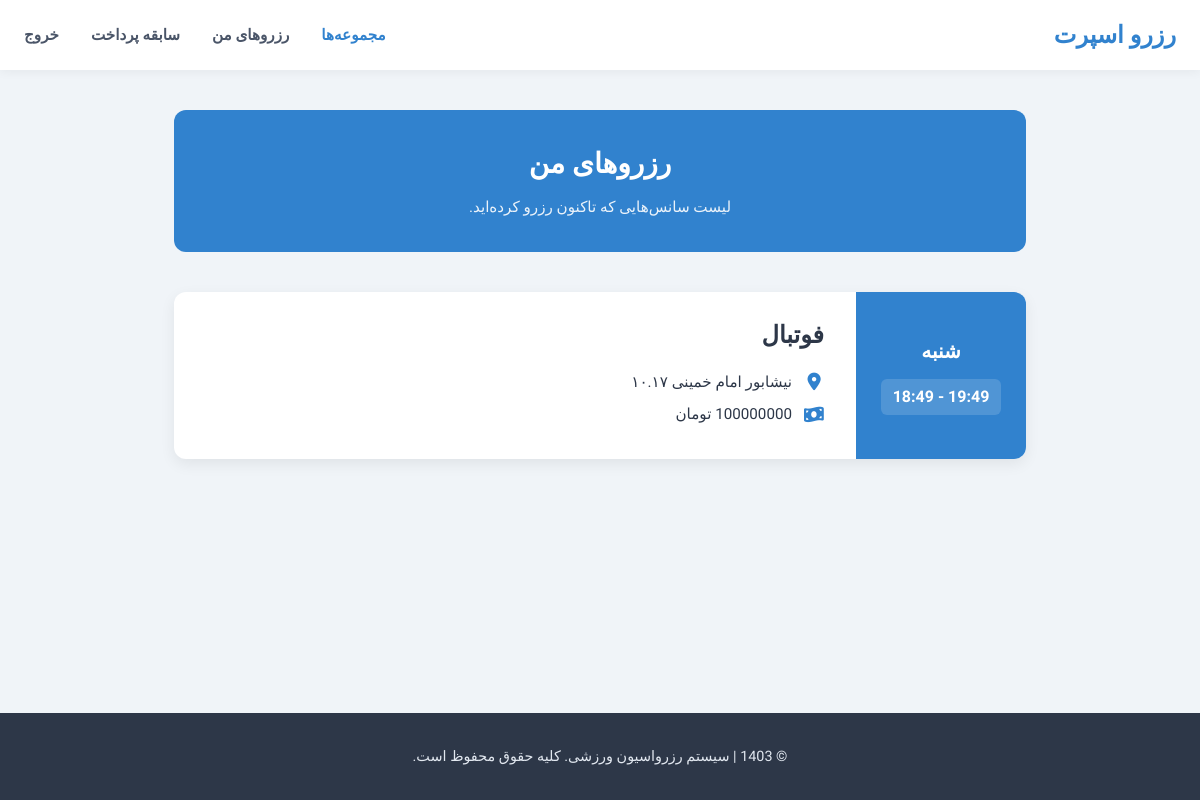
/history/ (signed in), run on an earlier commit of the app's database.
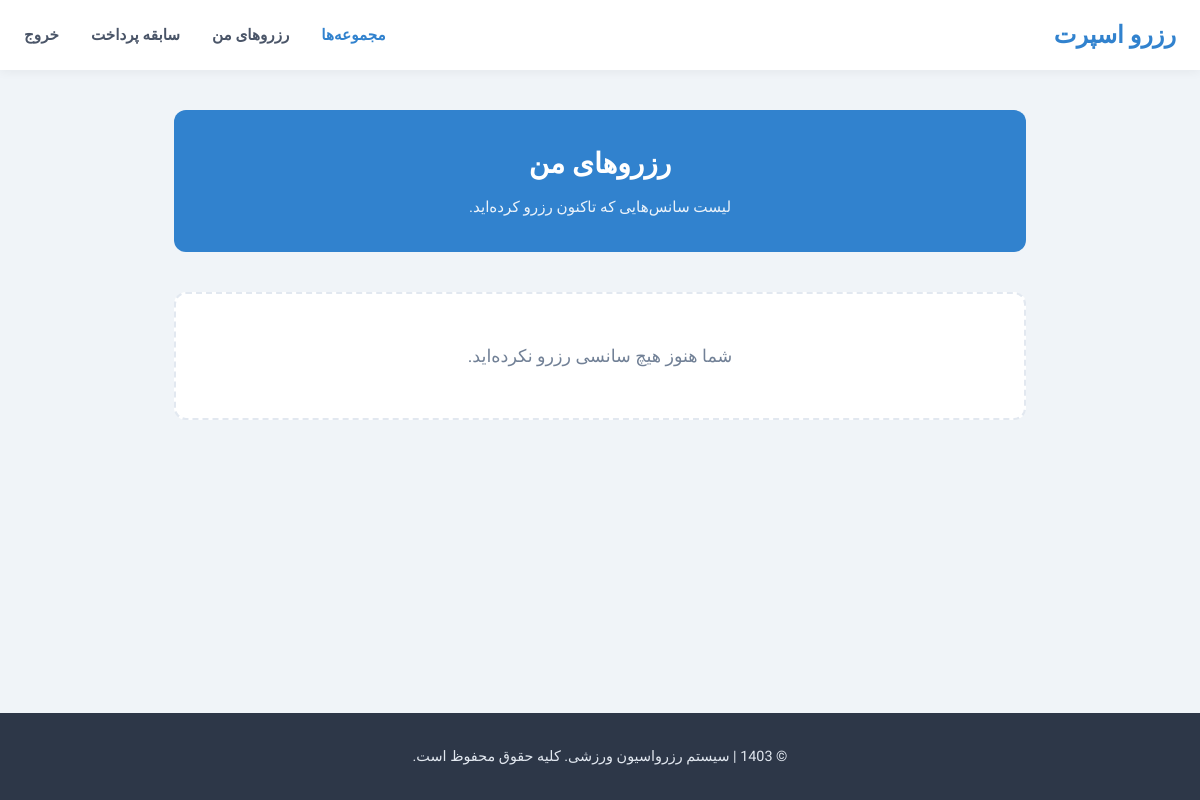
And on a later commit of the database.
### fit/models.py (models this page shows, shortened)
class Reservation(models.Model):
    time_slot = models.ForeignKey(TimeSlot, on_delete=models.CASCADE)
    gym = models.ForeignKey(Gym, on_delete=models.CASCADE)
    user = models.ForeignKey(MyUser, on_delete=models.CASCADE)
    is_pey = models.BooleanField(default=False, verbose_name="پرداخت")
    created_jalali = jmodels.jDateTimeField(auto_now_add=True, verbose_name="تاریخ و زمان ساخت")
    contract = models.BooleanField(default=False, verbose_name="وضعیت قرار داد")
    class Meta:
        verbose_name = "رزرو"
        verbose_name_plural = "رزروها"

class TimeSlot(models.Model):
    DAYS_OF_WEEK = [
        (0, 'شنبه'),
        (1, 'یکشنبه'),
        (2, 'دوشنبه'),
        (3, 'سه شنبه'),
        (4, 'چهارشنبه'),
        (5, 'پنجشنبه'),
        (6, 'جمعه'),
    ]
    gym = models.ForeignKey(Gym, on_delete=models.CASCADE, related_name='timeslots')
    day_of_week = models.IntegerField(choices=DAYS_OF_WEEK, verbose_name="روز های هفته")
    start_time = models.TimeField(verbose_name="ساعت شروع")
    end_time = models.TimeField(verbose_name="ساعت پایان")
    is_available = models.BooleanField(default=True, verbose_name="وضعیت")
    date = jmodels.jDateField(verbose_name="تاریخ شمسی")
    class Meta:
        ordering = ['date', 'start_time']
        verbose_name = "تایم های رزرو"
        verbose_name_plural = "تایم رزرو"

class Gym(models.Model):
    name = models.CharField(max_length=150, blank=False, null=False, verbose_name="نام")
    slug = models.CharField(max_length=150, unique=True, blank=False, null=False, verbose_name="عنوان")
    address = models.CharField(max_length=150, verbose_name="آدرس")
    description = models.TextField(verbose_name="توضیحات")
    price = models.CharField(max_length=150, verbose_name="قیمت")
    created_jalali = jmodels.jDateTimeField(auto_now_add=True, verbose_name="زمان ساخت پست")
    contract_text = models.TextField(blank=False, null=False, verbose_name="متن قرار داد")
    class Meta:
        verbose_name = "ساختمان"
        verbose_name_plural = "ساختمان ها"

### fit/views.py (the view)
# urls.py: path('history/', views.history, name='history'),
@login_required(login_url="/login/")
def history(request):
    reservations = Reservation.objects.filter(user=request.user, is_pey=True)
    return render(request , 'history/history.html' , {'reservations':reservations})

### fit/templates/history/history.html (shortened to what this page needs)
<!DOCTYPE html>
<html lang="fa" dir="rtl">
<head>
    <link rel="stylesheet" href="https://cdnjs.cloudflare.com/ajax/libs/font-awesome/6.5.1/css/all.min.css">
</head>
<body>
{% include 'header/header.html' %}
    <main>
        <div class="container">
            <div class="page-hero">
                <h1>رزروهای من</h1>
                <p>لیست سانس‌هایی که تاکنون رزرو کرده‌اید.</p>
            </div>
            <div class="reservation-list">
                {% for reservations in reservations %}
                <div class="reservation-card">
                    <div class="reservation-card-datetime">
                        <span class="day">{{ reservations.time_slot.get_day_of_week_display }}</span>
                        <span class="time">
                            {{ reservations.time_slot.start_time|time:"H:i" }} - {{ reservations.time_slot.end_time|time:"H:i" }}
                        </span>
                    </div>
                    <div class="reservation-card-details">
                        <h2>{{ reservations.gym.name }}</h2>
                        <div class="detail-item">
                            <i class="fas fa-map-marker-alt"></i>
                            <span>{{ reservations.gym.address }}</span>
                        </div>
                        <div class="detail-item">
                            <i class="fas fa-money-bill-wave"></i>
                            <span>{{ reservations.gym.price }} تومان</span>
                        </div>
                    </div>
                </div> {% empty %}
                <div class="empty-state">
                    <p>شما هنوز هیچ سانسی رزرو نکرده‌اید.</p>
                </div>
                {% endfor %}
            </div> </div> </main>
    <footer class="main-footer">
        <div class="container">
            <p>© 1403 | سیستم رزرواسیون ورزشی. کلیه حقوق محفوظ است.</p>
        </div>
    </footer>
</body>
</html>

What changed in the data, as far as the page shows it:
removed Reservation: time_slot.day_of_week "شنبه", time_slot.start_time "18:49", time_slot.end_time "19:49", gym.name "فوتبال", gym.address "نیشابور امام خمینی ۱۰.۱۷"
Also different on the page:
text now shown: "شما هنوز هیچ سانسی رزرو نکرده‌اید."
